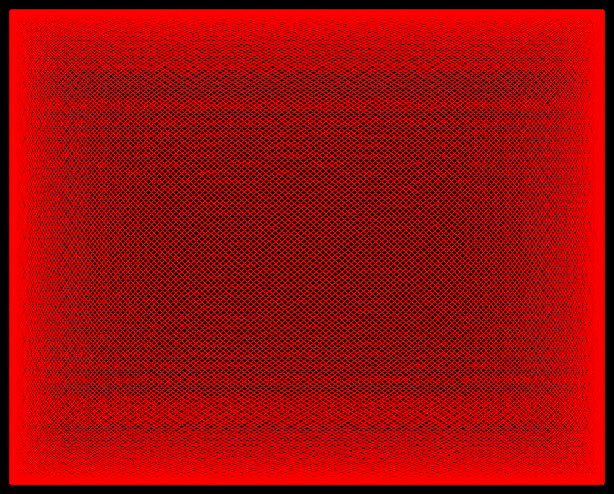
#> input picture results/0.1s.png, 614 x 494 px
$ python check_similarity.py
#> lines starting #> are read from the running program, lines starting #| are printed output that depends on the picture; long printed decimals are rounded

import cv2
import numpy as np
import matplotlib
matplotlib.use('Agg')
import matplotlib.pyplot as plt
import os

def check_similarity():
    # 파일 경로
    img_01 = cv2.imread('results/0.1s.png')
#> img_01 is the input picture: shape (494, 614, 3); mean B, G, R 0, 0, 155.7
    img_05 = cv2.imread('results/0.5s.png')
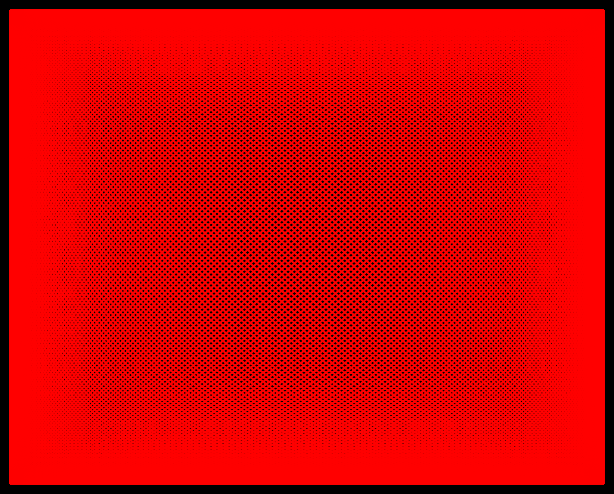
#> input picture results/0.5s.png, 614 x 494 px
#> img_05 is the input picture: shape (494, 614, 3); mean B, G, R 0, 0, 209.2
    img_10 = cv2.imread('results/1s.png')
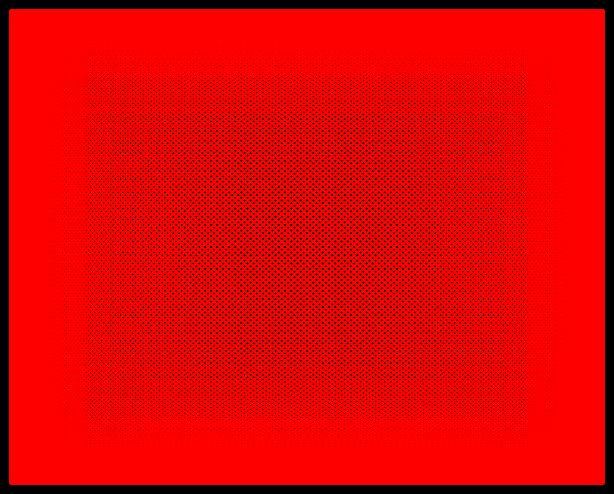
#> input picture results/1s.png, 614 x 494 px
#> img_10 is the input picture: shape (494, 614, 3); mean B, G, R 0, 0, 218.9

    if img_01 is None or img_05 is None or img_10 is None:
        print("Error: Images not found. Please run the simulation first.")
        return

    # 차이 계산
    diff_01_05 = cv2.absdiff(img_01, img_05)
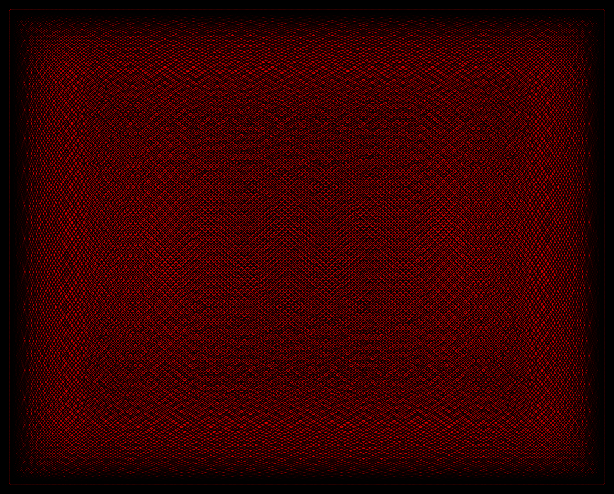
#> diff_01_05: shape (494, 614, 3); mean B, G, R 0, 0, 53.7
    diff_01_10 = cv2.absdiff(img_01, img_10)
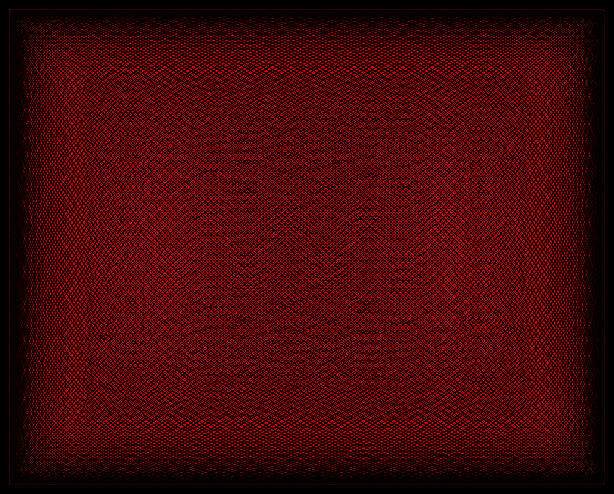
#> diff_01_10: shape (494, 614, 3); mean B, G, R 0, 0, 63.3

    # 텍스트로 결과 출력
    full_match_05 = np.all(diff_01_05 == 0)
#> full_match_05 = False
    full_match_10 = np.all(diff_01_10 == 0)
#> full_match_10 = False

    print(f"0.1s vs 0.5s Identical: {full_match_05}")
#| 0.1s vs 0.5s Identical: False
    if not full_match_05:
        print(f"  Max diff: {np.max(diff_01_05)}")
#|   Max diff: 253
        print(f"  Mean diff: {np.mean(diff_01_05)}")
#|   Mean diff: 17.905

    print(f"0.1s vs 1.0s Identical: {full_match_10}")
#| 0.1s vs 1.0s Identical: False
    if not full_match_10:
        print(f"  Max diff: {np.max(diff_01_10)}")
#|   Max diff: 255
        print(f"  Mean diff: {np.mean(diff_01_10)}")
#|   Mean diff: 21.093

    # 시각화
    fig, axes = plt.subplots(1, 3, figsize=(15, 5))

    # 0.1s (Base)
    axes[0].imshow(cv2.cvtColor(img_01, cv2.COLOR_BGR2RGB))
    axes[0].set_title('0.1s (Base)')
    axes[0].axis('off')

    # Diff 0.5s
    axes[1].imshow(diff_01_05 * 10) # 잘 보이게 증폭
    axes[1].set_title('Diff with 0.5s (x10 amplified)')
    axes[1].axis('off')

    # Diff 1.0s
    axes[2].imshow(diff_01_10 * 10) # 잘 보이게 증폭
    axes[2].set_title('Diff with 1.0s (x10 amplified)')
    axes[2].axis('off')

    result_path = 'results/consistency_check.png'
    plt.savefig(result_path)
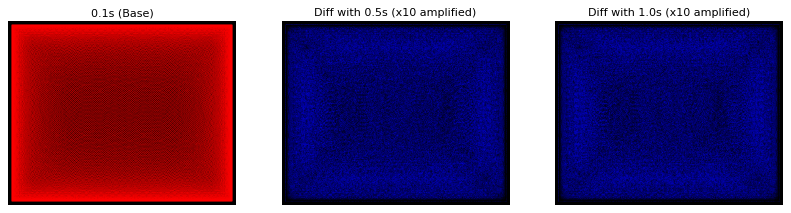
#> figure drawn by matplotlib, 3 panels
    print(f"Saved comparison to {result_path}")

if __name__ == "__main__":
    check_similarity()
